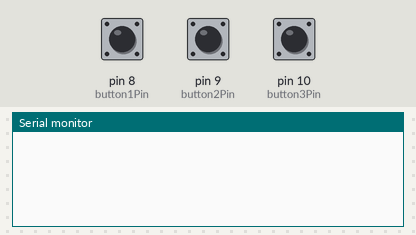
Bench run of a sketch on a simulated Arduino Uno, built with avr-gcc and run on an emulated ATmega328P. Shown: the last lines printed to the serial monitor. Inputs (shaded band) come from the test bench; at power-on: pin 8 (button1Pin) LOW, pin 9 (button2Pin) LOW, pin 10 (button3Pin) LOW.

Above: at 1.2 s.
1.3 s: pin 8 (button1Pin) pulled HIGH for 0.15 s
At 2.5 s:
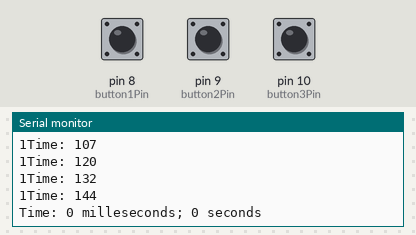
2.9 s: pin 9 (button2Pin) pulled HIGH for 0.15 s
At 3.7 s:
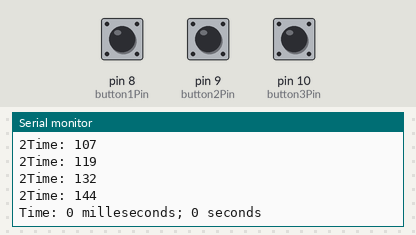
4.5 s: pin 10 (button3Pin) pulled HIGH for 0.15 s
At 5.8 s:
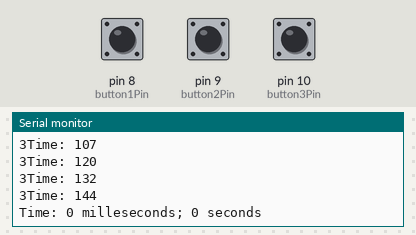
6.1 s: pin 8 (button1Pin) pulled HIGH for 1 s
At 8.3 s:
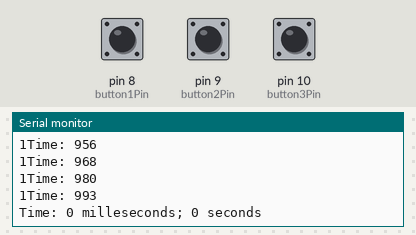
8.6 s: pin 9 (button2Pin) pulled HIGH for 1 s
At 10.5 s:
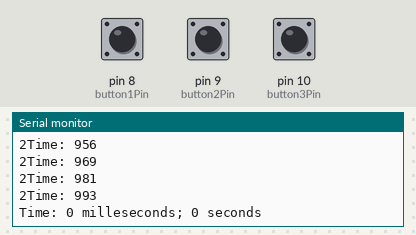
11.1 s: pin 10 (button3Pin) pulled HIGH for 1 s
At 13.6 s:
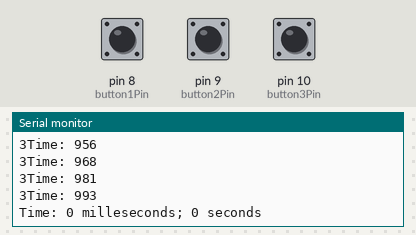
Timing chart, 0 to 14.6 s (numbered marks = the images above; inputs shaded):
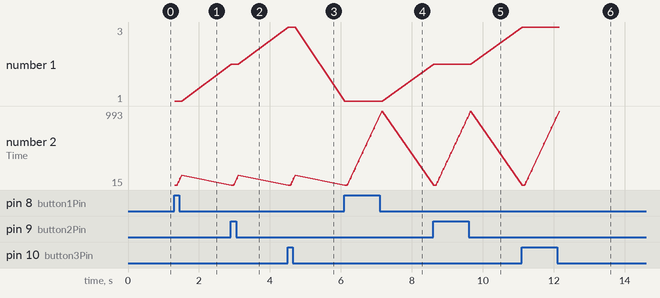

The sketch:

buttoncode.ino
```cpp
int button1Pin = 8;
int button2Pin = 9;
int button3Pin = 10;

int firsttime = 1;
unsigned long startTime;
unsigned long pressTime;

void setup()
{
  pinMode(button1Pin, INPUT);
  pinMode(button2Pin, INPUT);
  pinMode(button3Pin, INPUT);
  digitalWrite(button1Pin, LOW);
  digitalWrite(button2Pin, LOW);
  digitalWrite(button3Pin, LOW);

  Serial.begin(9600);
}

void loop()
{

  if (digitalRead(button1Pin) == HIGH) {
    if (firsttime == 1) {
      startTime = millis();
      firsttime = 0;
    }
    pressTime = millis() - startTime;
    if (pressTime >= 15) {
      Serial.print("1Time: ");
      Serial.println(pressTime);
    }
    if (pressTime > 3000) {
      //
    }
  } else if (digitalRead(button2Pin) == HIGH){
    if (firsttime == 1) {
      startTime = millis();
      firsttime = 0;
    }
    pressTime = millis() - startTime;
    if (pressTime >= 15) {
      Serial.print("2Time: ");
      Serial.println(pressTime);
    }
    if (pressTime > 3000) {
      //
    }
  } else if (digitalRead(button3Pin) == HIGH){
    if (firsttime == 1) {
      startTime = millis();
      firsttime = 0;
    }
    pressTime = millis() - startTime;
    if (pressTime >= 15) {
      Serial.print("3Time: ");
      Serial.println(pressTime);
    }
    if (pressTime > 3000) {
      //
    }
  } else if (firsttime == 0) {
    firsttime = 1;
    Serial.println("Time: 0 milleseconds; 0 seconds");
    //
  }
}
```

Measured:
- after the input at 1.3 s, the serial monitor: prints a new line at once (image 1)
- after the input at 2.9 s, the serial monitor: prints a new line at once (image 2)
- after the input at 4.5 s, the serial monitor: prints a new line at once (image 3)
- after the input at 6.1 s, the serial monitor: prints a new line at once (image 4)
- plotted number 1: 1 → 2 after the input at 2.9 s, 2 → 3 after the input at 4.5 s, 3 → 1 after the input at 6.1 s
- plotted number 2: 144 → 993 after the input at 6.1 s
